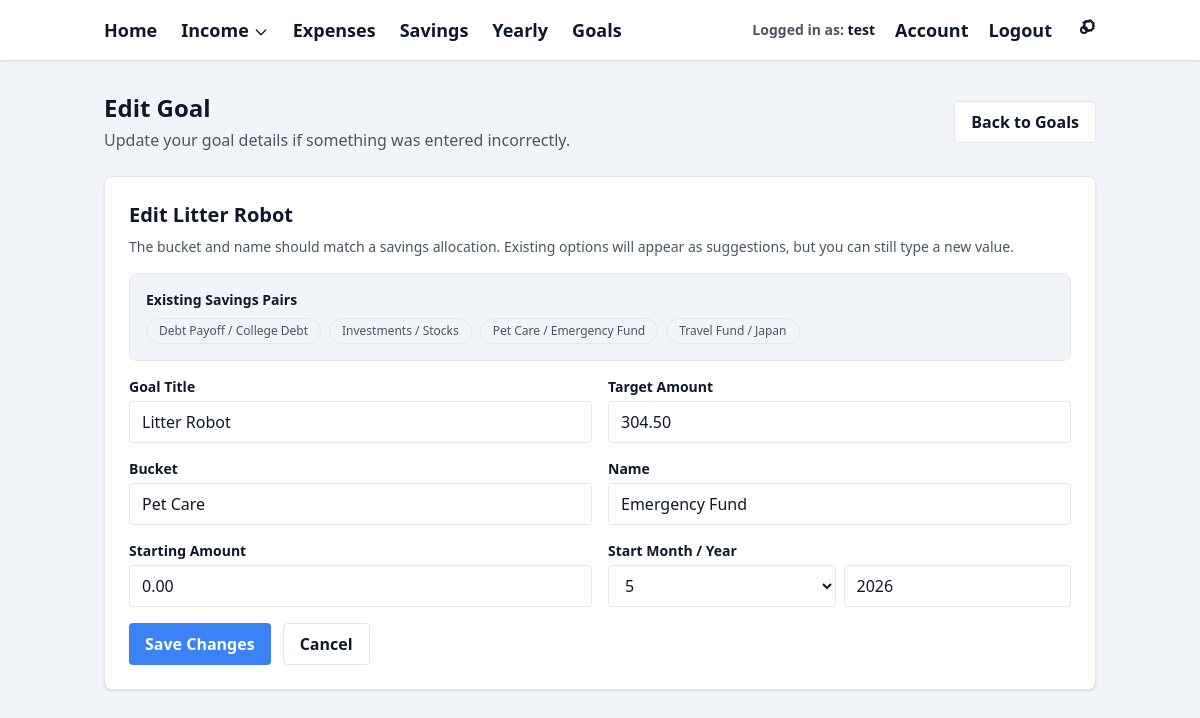
The page /goals/3/edit (signed in) on the database as committed earlier.
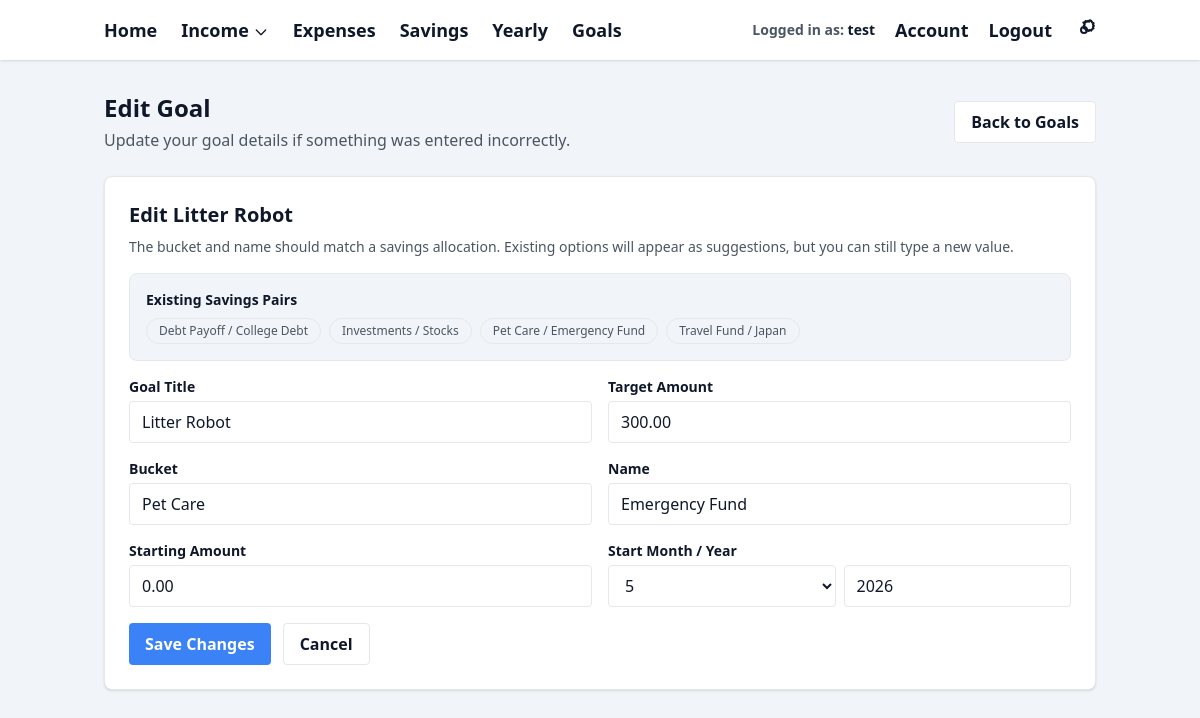
The same page on the database as committed later.
### models.py (models this page shows)
class User(db.Model):
    id = db.Column(db.Integer, primary_key=True)
    email = db.Column(db.String(255), unique=True, nullable=False)
    display_name = db.Column(db.String(100), nullable=True)
    password_hash = db.Column(db.String(255), nullable=True)
    created_at = db.Column(db.DateTime, default=datetime.utcnow)

class Goal(db.Model):
    id = db.Column(db.Integer, primary_key=True)
    user_id = db.Column(db.Integer, db.ForeignKey("user.id"), nullable=False)
    title = db.Column(db.String(120), nullable=False)
    bucket = db.Column(db.String(120), nullable=False)
    name = db.Column(db.String(120), nullable=False)
    target_amount = db.Column(db.Float, nullable=False)
    starting_amount = db.Column(db.Float, default=0.0)
    start_year = db.Column(db.Integer, nullable=False)
    start_month = db.Column(db.Integer, nullable=False)
    is_active = db.Column(db.Boolean, default=True)
    created_at = db.Column(db.DateTime, default=datetime.utcnow)

class SavingsAllocation(db.Model):
    id = db.Column(db.Integer, primary_key=True)
    user_id = db.Column(db.Integer, db.ForeignKey("user.id"), nullable=False)
    year = db.Column(db.Integer, nullable=False)
    month = db.Column(db.Integer, nullable=False)
    bucket = db.Column(db.String(64), nullable=True)
    name = db.Column(db.String(255), nullable=True)
    percent = db.Column(db.Float, nullable=False, default=0.0)
    created_at = db.Column(db.DateTime, default=datetime.utcnow)
    updated_at = db.Column(db.DateTime, nullable=True)
    deleted_at = db.Column(db.DateTime, nullable=True)
    is_active = db.Column(db.Boolean, default=True, nullable=False)
    user = db.relationship("User", backref=db.backref("savings_allocations", lazy=True))

### app.py (the view, shortened to what this page needs)
    @app.route("/goals/<int:goal_id>/edit", methods=["GET", "POST"])
    @login_required
    def edit_goal(goal_id):
        user = get_current_user()
        goal = (
            Goal.query
            .filter_by(
                id=goal_id,
                user_id=user.id,
                is_active=True,
            )
            .first_or_404()
        )
        goal_form_options = get_goal_form_options(user)
        return render_template(
            "goals/edit.html",
            goal=goal,
            current_year=date.today().year,
            current_month=date.today().month,
            goal_bucket_options=goal_form_options["bucket_options"],
            goal_name_options=goal_form_options["name_options"],
            goal_bucket_name_pairs=goal_form_options["bucket_name_pairs"],
            goal_names_by_bucket=goal_form_options["names_by_bucket"],
        )

### templates/goals/edit.html (shortened to what this page needs)
{% extends "base.html" %}
{% block content %}
<div class="flex flex-col sm:flex-row sm:items-center sm:justify-between gap-4 mb-6">
  <div>
    <h2 class="text-2xl font-bold" style="color: var(--color-text);">
      Edit Goal
    </h2>
    <p class="mt-1" style="color: var(--color-text-secondary);">
      Update your goal details if something was entered incorrectly.
    </p>
  </div>
  <a
    href="{{ url_for('goals') }}"
    class="px-4 py-2 rounded font-semibold"
    style="
      background-color: var(--color-card-bg);
      border: 1px solid var(--color-border);
      color: var(--color-text);
    "
  >
    Back to Goals
  </a>
</div>
<div class="shadow rounded-lg p-6"
     style="background-color: var(--color-card-bg); border: 1px solid var(--color-border);">
  <h3 class="text-xl font-semibold mb-2" style="color: var(--color-text);">
    Edit {{ goal.title }}
  </h3>
  <p class="text-sm mb-4" style="color: var(--color-text-secondary);">
    The bucket and name should match a savings allocation. Existing options will appear as suggestions,
    but you can still type a new value.
  </p>
  {% if goal_bucket_name_pairs %}
    <div class="rounded-lg p-4 mb-4"
         style="border: 1px solid var(--color-border); background-color: var(--color-bg);">
      <h4 class="text-sm font-semibold mb-2" style="color: var(--color-text);">
        Existing Savings Pairs
      </h4>
      <div class="flex flex-wrap gap-2">
        {% for pair in goal_bucket_name_pairs %}
          <span
            class="text-xs rounded-full px-3 py-1"
            style="
              border: 1px solid var(--color-border);
              color: var(--color-text-secondary);
            "
          >
            {{ pair.label }}
          </span>
        {% endfor %}
      </div>
    </div>
  {% endif %}
  <form method="POST" action="{{ url_for('edit_goal', goal_id=goal.id) }}" class="grid grid-cols-1 md:grid-cols-2 gap-4">
    <div>
      <label class="block text-sm font-semibold mb-1" style="color: var(--color-text);">
        Goal Title
      </label>
      <input
        type="text"
        name="title"
        value="{{ goal.title }}"
        required
        class="w-full rounded px-3 py-2"
        style="
          background-color: var(--color-input-bg);
          border: 1px solid var(--color-border);
          color: var(--color-text);
        "
      >
    </div>
    <div>
      <label class="block text-sm font-semibold mb-1" style="color: var(--color-text);">
        Target Amount
      </label>
      <input
        type="number"
        step="0.01"
        min="0.01"
        name="target_amount"
        value="{{ "%.2f"|format(goal.target_amount) }}"
        required
        class="w-full rounded px-3 py-2"
        style="
          background-color: var(--color-input-bg);
          border: 1px solid var(--color-border);
          color: var(--color-text);
        "
      >
    </div>
    <div>
      <label class="block text-sm font-semibold mb-1" style="color: var(--color-text);">
        Bucket
      </label>
      <input
        id="goalBucketInput"
        type="text"
        name="bucket"
        list="goal-bucket-options"
        value="{{ goal.bucket }}"
        required
        class="w-full rounded px-3 py-2"
        style="
          background-color: var(--color-input-bg);
          border: 1px solid var(--color-border);
          color: var(--color-text);
        "
      >
    </div>
    <div>
      <label class="block text-sm font-semibold mb-1" style="color: var(--color-text);">
        Name
      </label>
      <input
        id="goalNameInput"
        type="text"
        name="name"
        list="goal-name-options"
        value="{{ goal.name }}"
        required
        class="w-full rounded px-3 py-2"
        style="
          background-color: var(--color-input-bg);
          border: 1px solid var(--color-border);
          color: var(--color-text);
        "
      >
    </div>
    <div>
      <label class="block text-sm font-semibold mb-1" style="color: var(--color-text);">
        Starting Amount
      </label>
      <input
        type="number"
        step="0.01"
        min="0"
        name="starting_amount"
        value="{{ "%.2f"|format(goal.starting_amount or 0) }}"
        class="w-full rounded px-3 py-2"
        style="
          background-color: var(--color-input-bg);
          border: 1px solid var(--color-border);
          color: var(--color-text);
        "
      >
    </div>
    <div>
      <label class="block text-sm font-semibold mb-1" style="color: var(--color-text);">
        Start Month / Year
      </label>
      <div class="grid grid-cols-2 gap-2">
        <select
          name="start_month"
          class="rounded px-3 py-2"
          style="
            background-color: var(--color-input-bg);
            border: 1px solid var(--color-border);
            color: var(--color-text);
          "
        >
          {% for month_number in range(1, 13) %}
            <option value="{{ month_number }}" {% if month_number == goal.start_month %}selected{% endif %}>
              {{ month_number }}
            </option>
          {% endfor %}
        </select>
        <input
          type="number"
          name="start_year"
          value="{{ goal.start_year }}"
          class="rounded px-3 py-2"
          style="
            background-color: var(--color-input-bg);
            border: 1px solid var(--color-border);
            color: var(--color-text);
          "
        >
      </div>
    </div>
    <div class="md:col-span-2 flex gap-3">
      <button
        type="submit"
        class="px-4 py-2 rounded font-semibold"
        style="background-color: var(--color-primary); color: white;"
      >
        Save Changes
      </button>
      <a
        href="{{ url_for('goals') }}"
        class="px-4 py-2 rounded font-semibold"
        style="
          background-color: var(--color-card-bg);
          border: 1px solid var(--color-border);
          color: var(--color-text);
        "
      >
        Cancel
      </a>
    </div>
  </form>
</div>
{% endblock %}

### templates/base.html (shortened to what this page needs)
<!DOCTYPE html>
<html lang="en">
<head>
    <script src="https://cdn.tailwindcss.com"></script>
</head>
<body class="text-gray-800">
    <nav class="shadow mb-8" style="background-color: var(--color-navbar-bg);">
        <div class="max-w-5xl mx-auto px-4 py-4 flex items-center justify-between text-lg font-semibold">
            <div class="flex gap-6 items-center">
                <a href="{{ url_for('home') }}" class="nav-link">
                    Home
                </a>
                {% if session.get("user_id") %}
                    <div x-data="{ open: false }" class="relative">
                        <button
                            @click="open = !open"
                            @click.away="open = false"
                            class="nav-link flex items-center gap-1"
                        >
                            Income
                            <svg class="w-4 h-4 mt-1"
                                 fill="none"
                                 stroke="currentColor"
                                 stroke-width="2"
                                 viewBox="0 0 24 24">
                                <path
                                    stroke-linecap="round"
                                    stroke-linejoin="round"
                                    d="M19 9l-7 7-7-7"
                                />
                            </svg>
                        </button>
                    </div>
                    <a href="{{ url_for('expenses_view_redirect') }}"
                       class="nav-link">
                        Expenses
                    </a>
                    <a href="{{ url_for('savings_view_redirect') }}"
                       class="nav-link">
                        Savings
                    </a>
                    <a href="{{ url_for('yearly') }}" class="nav-link">
                        Yearly
                    </a>
                    <a href="{{ url_for('goals') }}" class="nav-link">
                        Goals
                    </a>
                {% endif %}
            </div>
            <div class="flex items-center gap-5">
                {% if session.get("user_id") %}
                    <div class="text-sm hidden sm:block"
                         style="color: var(--color-text-secondary);">
                        Logged in as:
                        <span style="color: var(--color-text); font-weight: 600;">
                            {{ session.get("display_name") or session.get("user_email") }}
                        </span>
                    </div>
                    <a href="{{ url_for('account') }}"
                        class="nav-link">
                        Account
                    </a>
                    <a href="{{ url_for('logout') }}"
                       class="nav-link">
                        Logout
                    </a>
                    <a href="{{ url_for('settings') }}"
                       class="nav-link"
                       title="Settings">
                    </a>
                {% endif %}
            </div>
        </div>
    </nav>
    <div class="max-w-5xl mx-auto px-4">
        {% block content %}
        {% endblock %}
    </div>
</body>
</html>

### templates/base.html (style rules this page uses)
:root { --color-bg: #f1f5f9; --color-navbar-bg: #ffffff; --color-card-bg: #ffffff; --color-border: #e5e7eb; --color-input-bg: #ffffff; --color-text: #0f172a; --color-text-secondary: #4b5563; --color-primary: #3b82f6; --color-primary-hover: #2563eb; --color-accent: #93c5fd; --color-success: #22c55e; --color-error: #ef4444; --color-warning: #f59e0b; }
body { background-color: var(--color-bg); color: var(--color-text); }
.nav-link { color: var(--color-text); }

Rows that differ between the two databases and show on the page:
changed Goal "Litter Robot": target_amount "304.50" → "300.00"
